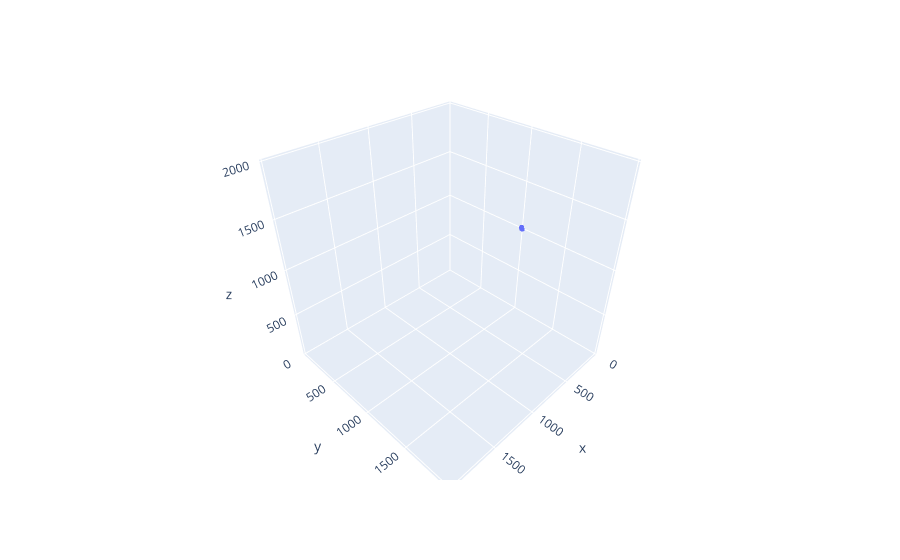

Notebook cell for this chart:
### Code cell
import open3d as o3d
import plotly.express as px
import pandas as pd
import numpy as np

# 1. Read the PCD file
# 2. Convert to numpy array

shape = sparse.load_npz("total_0_sparse_filtered.npz").shape # just to get the bounding box
points = np.asarray(tree_pcd.points)

# 3. Create a DataFrame
df = pd.DataFrame(points, columns=['x', 'y', 'z'])

# 4. Plot with Plotly
fig = px.scatter_3d(df, x='x', y='y', z='z', opacity=0.5)
fig.update_traces(marker=dict(size=2)) # Adjust marker size

fig.update_layout(
        scene=dict(
            xaxis=dict(range=[0, 2016], autorange=False),#
            yaxis=dict(range=[0, shape[1]], autorange=False),
            zaxis=dict(range=[0, shape[2]], autorange=False),
            aspectmode='cube' # Forces the plot to be a perfect cube
        ),
        uirevision='constant' # Keeps camera position while sliding
    )

fig.show()

### Figure 1 — Plotly figure (JSON) as saved in the notebook; plotly's stock layout.template omitted (floating-point values rounded to 4 significant figures; data arrays with more than 128 entries replaced by an {"elided": "..."} marker saying what was removed)
{"data": [{"hovertemplate": "x=%{x}<br>y=%{y}<br>z=%{z}<extra></extra>", "legendgroup": "", "marker": {"color": "#636efa", "opacity": 0.5, "size": 2, "symbol": "circle"}, "mode": "markers", "name": "", "scene": "scene", "showlegend": false, "type": "scatter3d", "x": {"elided": "756 float values"}, "y": {"elided": "756 float values"}, "z": {"elided": "756 float values"}}], "layout": {"legend": {"tracegroupgap": 0}, "margin": {"t": 60}, "scene": {"aspectmode": "cube", "domain": {"x": [0, 1], "y": [0, 1]}, "xaxis": {"autorange": false, "range": [0, 2016], "title": {"text": "x"}}, "yaxis": {"autorange": false, "range": [0, 2016], "title": {"text": "y"}}, "zaxis": {"autorange": false, "range": [0, 2016], "title": {"text": "z"}}}, "uirevision": "constant"}}
